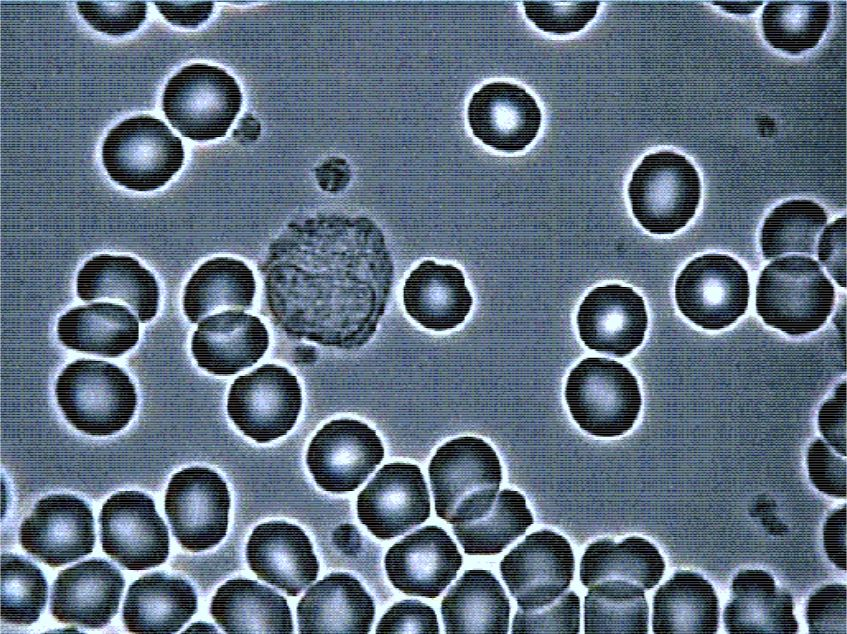
#> input picture images/1.jpg, 847 x 634 px
$ jupyter execute image-preprocessing.ipynb
#> lines starting #> are read from the running program, lines starting #| are printed output that depends on the picture; after the words box and inside, x2 and y2 are one past the last pixel; in counts of white or black regions, pixels touching at a corner belong together
[cell 1]
import cv2
import numpy as np
from matplotlib import pyplot as plt

# Source image

[cell 2]
img = cv2.imread('images/1.jpg')
#> img is the input picture: shape (634, 847, 3); mean B, G, R 126.9, 110, 94.3
plt.axis('off')
plt.imshow(cv2.cvtColor(img, cv2.COLOR_BGR2RGB))

# Blurring

## 1. Blur (averaging)

This is done by convolving image with a normalized box filter. It simply takes the average of all the pixels under kernel area and replace the central element.

[cell 3]
blur = cv2.blur(img, (7,7))
plt.axis('off')
plt.imshow(cv2.cvtColor(blur, cv2.COLOR_BGR2RGB))
plt.figure()

blur = cv2.blur(img, (21,21))
plt.axis('off')
plt.imshow(cv2.cvtColor(blur, cv2.COLOR_BGR2RGB))
plt.show()

## 2. Gaussian Blurring

In this, instead of box filter, gaussian kernel is used. It is done with the function, `cv2.GaussianBlur()`. We should specify the width and height of kernel which should be positive and odd. We also should specify the standard deviation in X and Y direction, sigmaX and sigmaY respectively. If only sigmaX is specified, sigmaY is taken as same as sigmaX. If both are given as zeros, they are calculated from kernel size. Gaussian blurring is highly effective in removing gaussian noise from the image.

[cell 4]
blur = cv2.GaussianBlur(img, (7,7), 0)
plt.axis('off')
plt.imshow(cv2.cvtColor(blur, cv2.COLOR_BGR2RGB))
plt.figure()

blur = cv2.GaussianBlur(img, (21,21), 0)
plt.axis('off')
plt.imshow(cv2.cvtColor(blur, cv2.COLOR_BGR2RGB))
plt.show()

## 3. Median Blurring

Here, the function `cv2.medianBlur()` takes median of all the pixels under kernel area and central element is replaced with this median value. This is highly effective against salt-and-pepper noise in the images. Interesting thing is that, in the above filters, central element is a newly calculated value which may be a pixel value in the image or a new value. But in median blurring, central element is always replaced by some pixel value in the image. It reduces the noise effectively. Its kernel size should be a positive odd integer.

[cell 5]
blur = cv2.medianBlur(img, 7)
plt.axis('off')
plt.imshow(cv2.cvtColor(blur, cv2.COLOR_BGR2RGB))
plt.figure()

blur = cv2.medianBlur(img, 21)
plt.axis('off')
plt.imshow(cv2.cvtColor(blur, cv2.COLOR_BGR2RGB))
plt.show()

## 4. Bilateral Filtering

`cv2.bilateralFilter()` is highly effective in noise removal while keeping edges sharp. But the operation is slower compared to other filters. We already saw that gaussian filter takes the a neighbourhood around the pixel and find its gaussian weighted average. This gaussian filter is a function of space alone, that is, nearby pixels are considered while filtering. It doesn’t consider whether pixels have almost same intensity. It doesn’t consider whether pixel is an edge pixel or not. So it blurs the edges also, which we don’t want to do.

Bilateral filter also takes a gaussian filter in space, but one more gaussian filter which is a function of pixel difference. Gaussian function of space make sure only nearby pixels are considered for blurring while gaussian function of intensity difference make sure only those pixels with similar intensity to central pixel is considered for blurring. So it preserves the edges since pixels at edges will have large intensity variation.

[cell 6]
blur = cv2.bilateralFilter(img, 7, 255, 255)
plt.axis('off')
plt.imshow(cv2.cvtColor(blur, cv2.COLOR_BGR2RGB))
plt.figure()

blur = cv2.bilateralFilter(img, 21, 255, 255)
plt.axis('off')
plt.imshow(cv2.cvtColor(blur, cv2.COLOR_BGR2RGB))
plt.show()

## 5. Сombination (median + bilateral)

[cell 7]
blur = cv2.medianBlur(img, 7)

blur = cv2.bilateralFilter(blur, 21, 255, 255)
plt.axis('off')
plt.imshow(cv2.cvtColor(blur, cv2.COLOR_BGR2RGB))
plt.show()

# Thresholding

[cell 8]
blur = cv2.medianBlur(img, 7)
blur = cv2.bilateralFilter(blur, 21, 255, 255)
grayscale_img = cv2.cvtColor(blur, cv2.COLOR_BGR2GRAY)

plt.axis('off')
plt.imshow(grayscale_img, 'gray')
plt.show()

## 1. Simple Thresholding

If pixel value is greater than a threshold value, it is assigned one value (may be white), else it is assigned another value (may be black). The function used is `cv2.threshold`. First argument is the source image, which should be a grayscale image. Second argument is the threshold value which is used to classify the pixel values. Third argument is the maxVal which represents the value to be given if pixel value is more than (sometimes less than) the threshold value. OpenCV provides different styles of thresholding and it is decided by the fourth parameter of the function. Different types are:

* `cv2.THRESH_BINARY`
* `cv2.THRESH_BINARY_INV`
* `cv2.THRESH_TRUNC`
* `cv2.THRESH_TOZERO`
* `cv2.THRESH_TOZERO_INV`

[cell 9]
_, thresh1 = cv2.threshold(grayscale_img, 127, 255, cv2.THRESH_BINARY)
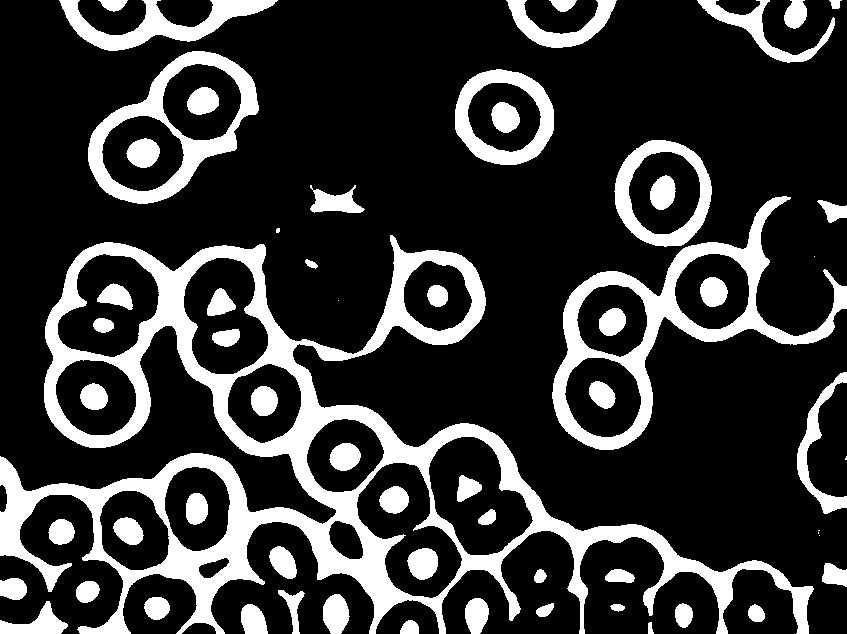
#> thresh1: shape (634, 847); 21.4% white; 63 white regions (7 under 20 px), largest, box (x1, y1, x2, y2) and area: (0, 235, 814, 634) 56622, (552, 196, 847, 450) 12492, (88, 51, 259, 204) 6849
_, thresh2 = cv2.threshold(grayscale_img, 127, 255, cv2.THRESH_BINARY_INV)
_, thresh3 = cv2.threshold(grayscale_img, 127, 255, cv2.THRESH_TRUNC)
_, thresh4 = cv2.threshold(grayscale_img, 127, 255, cv2.THRESH_TOZERO)
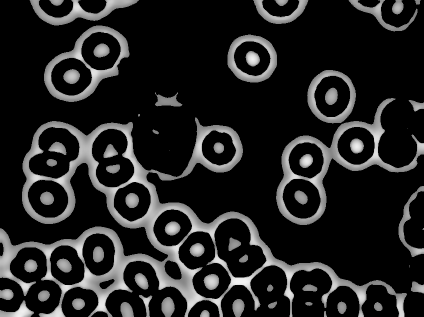
#> thresh4: shape (634, 847) (shown at 1/2 size); min 0, max 241, mean 34.7
_, thresh5 = cv2.threshold(grayscale_img, 127, 255, cv2.THRESH_TOZERO_INV)
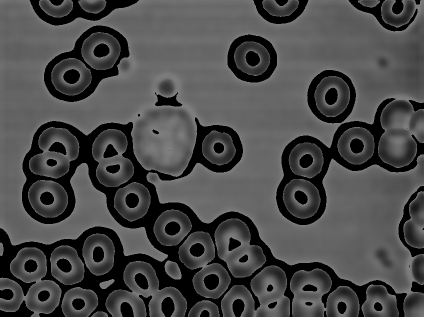
#> thresh5: shape (634, 847) (shown at 1/2 size); min 0, max 127, mean 72.9

titles = ['Original Image','BINARY','BINARY_INV','TRUNC','TOZERO','TOZERO_INV']
images = [grayscale_img, thresh1, thresh2, thresh3, thresh4, thresh5]

for i in range(6):
    plt.subplot(2, 3, i+1), plt.imshow(images[i], 'gray')
    plt.title(titles[i])
    plt.xticks([]),plt.yticks([])

plt.show()

## 2. Adaptive Thresholding

A global value as threshold value may not be good in all the conditions where image has different lighting conditions in different areas. In that case, we go for adaptive thresholding. In this, the algorithm calculate the threshold for a small regions of the image. So we get different thresholds for different regions of the same image and it gives us better results for images with varying illumination.

It has three ‘special’ input params and only one output argument.

**Adaptive Method**— It decides how thresholding value is calculated:
* `cv2.ADAPTIVE_THRESH_MEAN_C` : threshold value is the mean of neighbourhood area;
* `cv2.ADAPTIVE_THRESH_GAUSSIAN_C` : threshold value is the weighted sum of neighbourhood values where weights are a gaussian window.

**Block Size** — It decides the size of neighbourhood area.

**C** — It is just a constant which is subtracted from the mean or weighted mean calculated.

[cell 10]
_, th1 = cv2.threshold(grayscale_img, 127, 255, cv2.THRESH_BINARY)
th2 = cv2.adaptiveThreshold(grayscale_img, 255, cv2.ADAPTIVE_THRESH_MEAN_C,\
            cv2.THRESH_BINARY, 11, 2)
#> th2: shape (634, 847); 71.3% white; 1101 black regions (925 under 20 px), largest, box (x1, y1, x2, y2) and area: (606, 132, 753, 397) 4866, (258, 215, 394, 349) 4663, (429, 437, 533, 555) 4555
th3 = cv2.adaptiveThreshold(grayscale_img, 255, cv2.ADAPTIVE_THRESH_GAUSSIAN_C,\
            cv2.THRESH_BINARY, 11, 2)
#> th3: shape (634, 847); 85.5% white; 2517 black regions (2325 under 20 px), largest, box (x1, y1, x2, y2) and area: (58, 256, 158, 357) 2685, (184, 258, 268, 374) 2678, (428, 437, 533, 555) 2356

titles = ['Original Image', 'Global Thresholding (v = 127)',
            'Adaptive Mean Thresholding', 'Adaptive Gaussian Thresholding']
images = [grayscale_img, th1, th2, th3]

for i in range(4):
    plt.subplot(2,2,i+1),plt.imshow(images[i],'gray')
    plt.title(titles[i])
    plt.xticks([]),plt.yticks([])

plt.show()

[cell 11]
th = cv2.adaptiveThreshold(grayscale_img, 255, cv2.ADAPTIVE_THRESH_GAUSSIAN_C,\
            cv2.THRESH_BINARY, 11, 5)
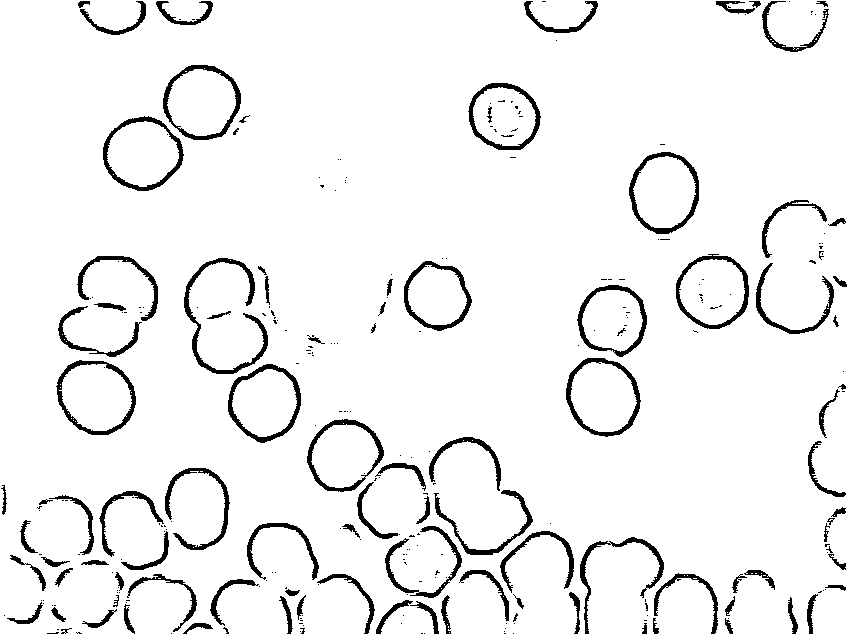
#> th: shape (634, 847); 94.1% white; 291 black regions (194 under 20 px), largest, box (x1, y1, x2, y2) and area: (184, 258, 268, 374) 1362, (566, 358, 641, 437) 1017, (629, 152, 699, 234) 1012

plt.axis('off')
plt.imshow(th, 'gray')
plt.show()

## 3. Otsu’s Binarization

In the first section, I told you there is a second parameter `retVal`. Its use comes when we go for Otsu’s Binarization. So what is it?

In global thresholding, we used an arbitrary value for threshold value, right? So, how can we know a value we selected is good or not? Answer is, trial and error method. But consider a bimodal image (In simple words, bimodal image is an image whose histogram has two peaks). For that image, we can approximately take a value in the middle of those peaks as threshold value, right ? That is what Otsu binarization does. So in simple words, it automatically calculates a threshold value from image histogram for a bimodal image. (For images which are not bimodal, binarization won’t be accurate.)

For this, our cv2.threshold() function is used, but pass an extra flag, `cv2.THRESH_OTSU`. For threshold value, simply pass zero. Then the algorithm finds the optimal threshold value and returns you as the second output, retVal. If Otsu thresholding is not used, retVal is same as the threshold value you used.

Check out below example. Input image is a noisy image. In first case, I applied global thresholding for a value of 127. In second case, I applied Otsu’s thresholding directly. In third case, I filtered image with a 5x5 gaussian kernel to remove the noise, then applied Otsu thresholding. See how noise filtering improves the result.

[cell 12]
img = cv2.imread('images/1.jpg',0)
#> img: shape (634, 847)

# global thresholding
_, th1 = cv2.threshold(img,127,255,cv2.THRESH_BINARY)
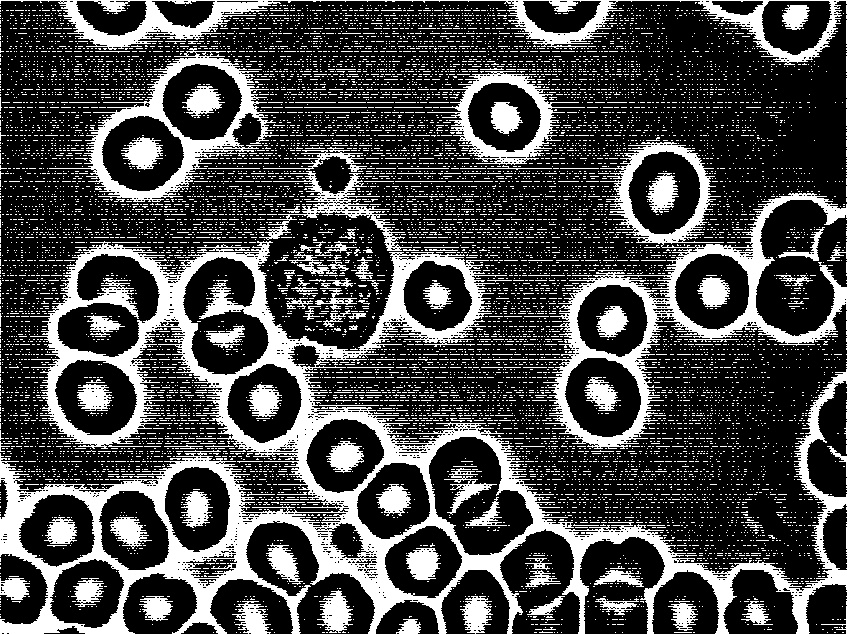
#> th1: shape (634, 847); 28.1% white; 12167 white regions (12018 under 20 px), largest, box (x1, y1, x2, y2) and area: (0, 241, 847, 634) 58736, (539, 142, 847, 449) 15126, (0, 0, 847, 65) 8336

# Otsu's thresholding
_, th2 = cv2.threshold(img,0,255,cv2.THRESH_BINARY+cv2.THRESH_OTSU)
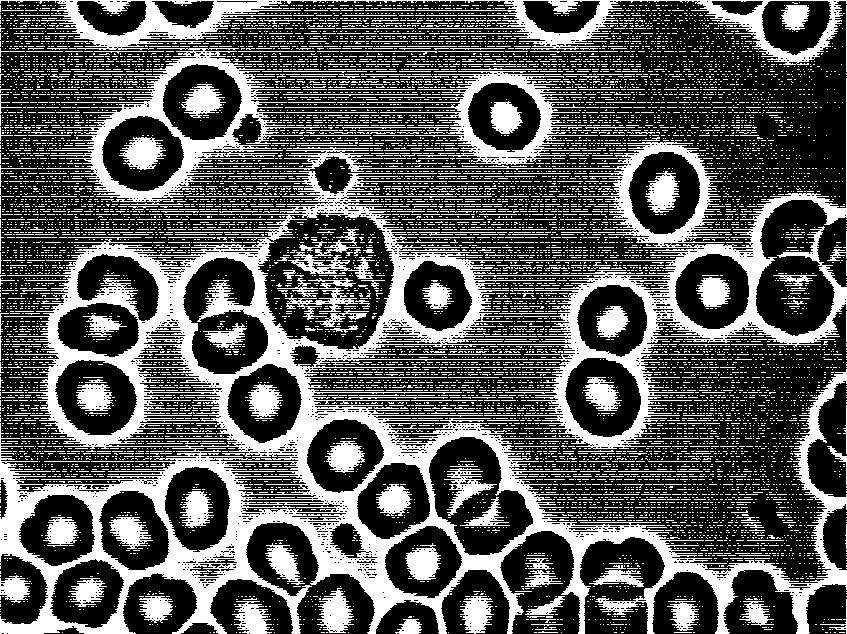
#> th2: shape (634, 847); 35.3% white; 12271 white regions (11934 under 20 px), largest, box (x1, y1, x2, y2) and area: (0, 171, 847, 634) 71270, (497, 78, 847, 449) 18621, (0, 0, 847, 65) 9901

# Otsu's thresholding after Gaussian filtering
blur = cv2.GaussianBlur(img,(5,5),0)
#> blur: shape (634, 847)
_, th3 = cv2.threshold(blur,0,255,cv2.THRESH_BINARY+cv2.THRESH_OTSU)
#> th3: shape (634, 847); 17.3% white; 168 white regions (98 under 20 px), largest, box (x1, y1, x2, y2) and area: (0, 243, 790, 634) 46153, (667, 194, 847, 344) 4976, (91, 55, 258, 200) 4896

# plot all the images and their histograms
images = [img, 0, th1,
          img, 0, th2,
          blur, 0, th3]
titles = ['Original Noisy Image','Histogram','Global Thresholding (v=127)',
          'Original Noisy Image','Histogram',"Otsu's Thresholding",
          'Gaussian filtered Image','Histogram',"Otsu's Thresholding"]

for i in range(3):
    plt.subplot(3,3,i*3+1),plt.imshow(images[i*3],'gray')
    plt.title(titles[i*3]), plt.xticks([]), plt.yticks([])
    plt.subplot(3,3,i*3+2),plt.hist(images[i*3].ravel(),256)
    plt.title(titles[i*3+1]), plt.xticks([]), plt.yticks([])
    plt.subplot(3,3,i*3+3),plt.imshow(images[i*3+2],'gray')
    plt.title(titles[i*3+2]), plt.xticks([]), plt.yticks([])
plt.show()
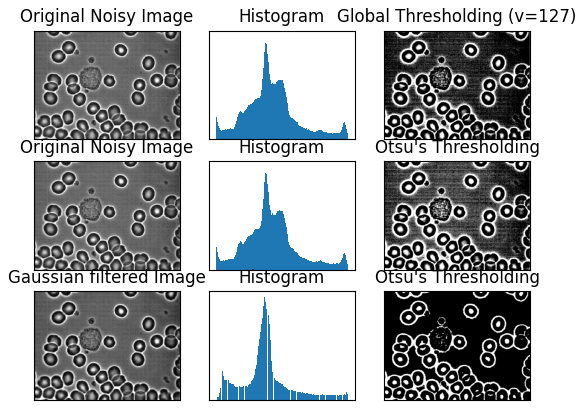
#> figure drawn by matplotlib, 9 panels

### Only Otsu

[cell 13]
img = cv2.imread('images/1.jpg', 0)

_, th = cv2.threshold(grayscale_img, 0, 255, cv2.THRESH_BINARY+cv2.THRESH_OTSU)

plt.axis('off')
plt.imshow(th, 'gray')
plt.show()

### Blur + Grayscale + Otsu

[cell 14]
img = cv2.imread('images/1.jpg')

blur = cv2.medianBlur(img, 5)
#> blur: shape (634, 847, 3)
grayscale_img = cv2.cvtColor(blur, cv2.COLOR_BGR2GRAY)

_, th = cv2.threshold(grayscale_img, 0, 255, cv2.THRESH_BINARY+cv2.THRESH_OTSU)
#> th: shape (634, 847); 18.2% white; 130 white regions (65 under 20 px), largest, box (x1, y1, x2, y2) and area: (0, 243, 847, 634) 50826, (0, 0, 847, 62) 7299, (666, 194, 847, 344) 5202

plt.axis('off')
plt.imshow(th, 'gray')
plt.show()

### Grayscale + Blur + Otsu

[cell 15]
img = cv2.imread('images/1.jpg', 0)

blur = cv2.medianBlur(img, 5)
#> blur: shape (634, 847)

_, th = cv2.threshold(blur, 0, 255, cv2.THRESH_BINARY+cv2.THRESH_OTSU)
#> th: shape (634, 847); 18.3% white; 134 white regions (67 under 20 px), largest, box (x1, y1, x2, y2) and area: (0, 243, 847, 634) 50866, (0, 0, 847, 62) 7296, (666, 194, 847, 344) 5204

plt.axis('off')
plt.imshow(th, 'gray')
plt.show()

### Blur combination (median + bilateral)

[cell 16]
img = cv2.imread('images/1.jpg')

blur = cv2.medianBlur(img, 7)
blur = cv2.bilateralFilter(blur, 21, 255, 255)
grayscale_img = cv2.cvtColor(blur, cv2.COLOR_BGR2GRAY)

_, th = cv2.threshold(grayscale_img, 0, 255, cv2.THRESH_BINARY+cv2.THRESH_OTSU)

plt.axis('off')
plt.imshow(th, 'gray')
plt.show()

# Canny Edge Detection

Canny Edge Detection is a popular edge detection algorithm.

[cell 17]
img = cv2.imread('images/1.jpg', 0)
img = cv2.medianBlur(img, 7)
edges = cv2.Canny(img, 100, 200)
#> edges: shape (634, 847); 4% white in thin lines or dots

plt.axis('off')
plt.imshow(edges, 'gray')

[cell 18]
img = cv2.imread('images/1.jpg', 0)
blur = cv2.medianBlur(img, 7)
blur = cv2.bilateralFilter(blur, 21, 255, 255)
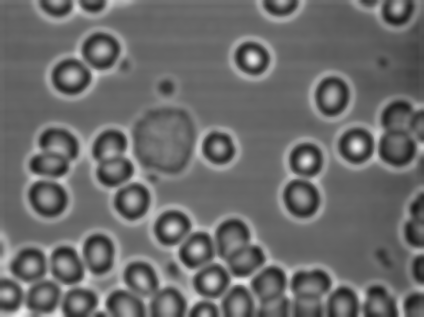
#> blur: shape (634, 847) (shown at 1/2 size); min 24, max 239, mean 108

low_threshold = 10
edges = cv2.Canny(blur, low_threshold, min(low_threshold * 3, 255))
#> edges: shape (634, 847); 5% white in thin lines or dots

plt.axis('off')
plt.imshow(edges, 'gray')

[cell 19]
img = cv2.imread('images/1.jpg', 0)
blur = cv2.medianBlur(img, 7)
blur = cv2.bilateralFilter(blur, 21, 255, 255)

low_threshold = 45
edges = cv2.Canny(blur, low_threshold, min(low_threshold * 3, 255))
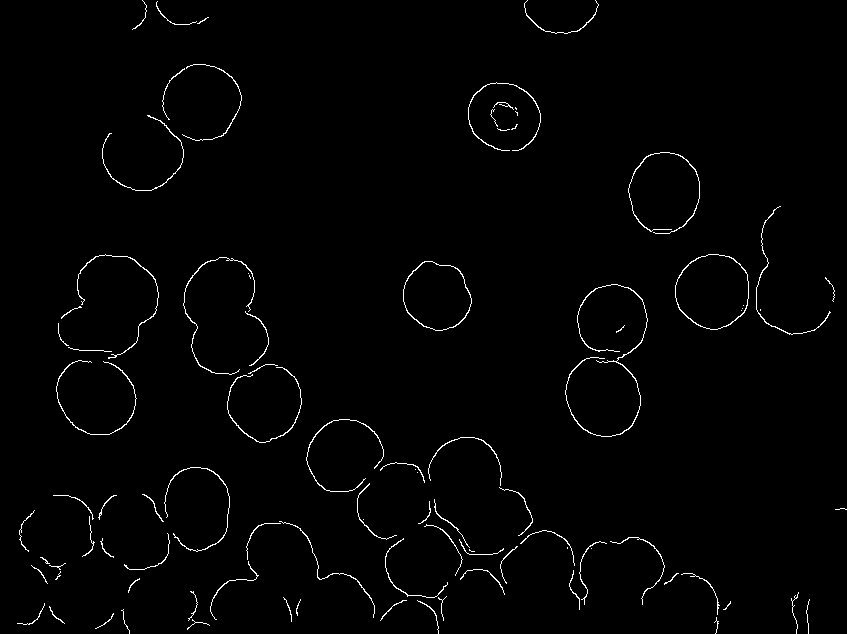
#> edges: shape (634, 847); 1.4% white in thin lines or dots

plt.axis('off')
plt.imshow(edges, 'gray')

# Hough Circle Transform

A circle is represented mathematically as $(x-x_{center})^2 + (y - y_{center})^2 = r^2$ where $(x_{center},y_{center})$ is the center of the circle, and $r$ is the radius of the circle. From equation, we can see we have 3 parameters, so we need a 3D accumulator for hough transform, which would be highly ineffective. So OpenCV uses more trickier method, Hough Gradient Method which uses the gradient information of edges.

* `HOUGH_GRADIENT`: Define the detection method. Currently this is the only one available in OpenCV.
* `dp = 1`: The inverse ratio of resolution.
* `min_dist = gray.rows/16`: Minimum distance between detected centers.
* `param_1 = 200`: Upper threshold for the internal Canny edge detector.
* `param_2 = 100*`: Threshold for center detection.
* `min_radius = 0`: Minimum radius to be detected. If unknown, put zero as default.
* `max_radius = 0`: Maximum radius to be detected. If unknown, put zero as default.

[cell 20]
src = cv2.imread('images/1.jpg')

gray = cv2.cvtColor(src, cv2.COLOR_BGR2GRAY)
gray = cv2.medianBlur(gray, 5)

rows = gray.shape[0]
circles = cv2.HoughCircles(gray, cv2.HOUGH_GRADIENT, 1, rows / 8,
                            param1=100,param2=30,minRadius=1,maxRadius=30) # param1=50, param2=30
#> circles = 22 rows, first 8: [606.5, 389.5, 29.3], [270.5, 393.5, 29.3], [510.5, 118.5, 29.4], [397.5, 492.5, 29.4], [754.5, 590.5, 21.7], [666.5, 196.5, 19.4], [143.5, 148.5, 23.9], [198.5, 507.5, 21.6]

if circles is not None:
    circles = np.uint16(np.around(circles))
#> circles = 22 rows, first 8: [606, 390, 29], [270, 394, 29], [510, 118, 29], [398, 492, 29], [754, 590, 22], [666, 196, 19], [144, 148, 24], [198, 508, 22]
    for i in circles[0, :]:
        center = (i[0], i[1])
        # circle center
        cv2.circle(src, center, 1, (0, 0, 255), 3)
        # circle outline
        radius = i[2]
        cv2.circle(src, center, radius, (0, 255, 0), 3)
#> this loop made 22 passes

plt.axis('off')
plt.imshow(cv2.cvtColor(src, cv2.COLOR_BGR2RGB))

[cell 21]
src = cv2.imread('images/1.jpg')

blur = cv2.medianBlur(src, 7)
blur = cv2.bilateralFilter(blur, 21, 255, 255)
gray = cv2.cvtColor(blur, cv2.COLOR_BGR2GRAY)

rows = gray.shape[0]
circles = cv2.HoughCircles(gray, cv2.HOUGH_GRADIENT, 1, rows / 10,
                            param1=100,param2=30,minRadius=1,maxRadius=50)
#> circles = 23 rows, first 8: [200.5, 101.5, 38], [98.5, 398.5, 36.6], [712.5, 291.5, 36.6], [661.5, 191.5, 39.9], [344.5, 455.5, 36.8], [393.5, 501.5, 37.1], [500.5, 114.5, 32.7], [141.5, 153.5, 36.6]

if circles is not None:
    circles = np.uint16(np.around(circles))
#> circles = 23 rows, first 8: [200, 102, 38], [98, 398, 37], [712, 292, 37], [662, 192, 40], [344, 456, 37], [394, 502, 37], [500, 114, 33], [142, 154, 37]
    for i in circles[0, :]:
        center = (i[0], i[1])
        # circle center
        cv2.circle(src, center, 1, (0, 0, 255), 3)
        # circle outline
        radius = i[2]
        cv2.circle(src, center, radius, (0, 255, 0), 3)
#> this loop made 23 passes

plt.axis('off')
plt.imshow(cv2.cvtColor(src, cv2.COLOR_BGR2RGB))
